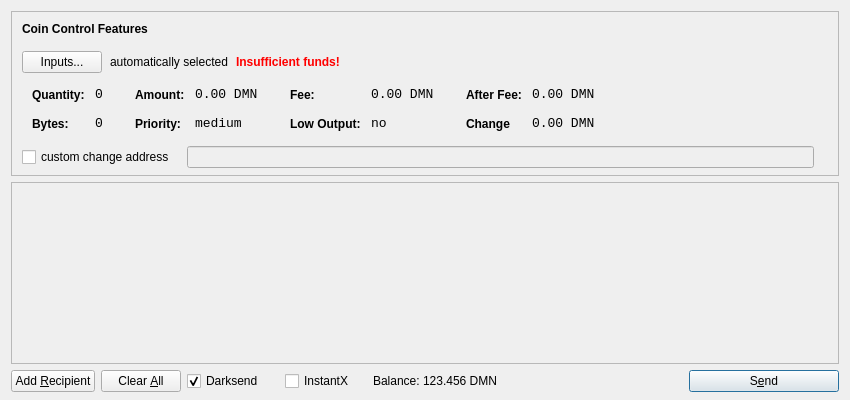
<?xml version="1.0" encoding="UTF-8"?>
<ui version="4.0">
 <class>SendCoinsDialog</class>
 <widget class="QDialog" name="SendCoinsDialog">
  <property name="geometry">
   <rect>
    <x>0</x>
    <y>0</y>
    <width>850</width>
    <height>400</height>
   </rect>
  </property>
  <property name="windowTitle">
   <string>Send Coins</string>
  </property>
  <layout class="QVBoxLayout" name="verticalLayout" stretch="0,1,0">
   <property name="bottomMargin">
    <number>8</number>
   </property>
   <item>
    <widget class="QFrame" name="frameCoinControl">
     <property name="sizePolicy">
      <sizepolicy hsizetype="Expanding" vsizetype="Expanding">
       <horstretch>0</horstretch>
       <verstretch>0</verstretch>
      </sizepolicy>
     </property>
     <property name="maximumSize">
      <size>
       <width>16777215</width>
       <height>16777215</height>
      </size>
     </property>
     <property name="frameShape">
      <enum>QFrame::StyledPanel</enum>
     </property>
     <property name="frameShadow">
      <enum>QFrame::Sunken</enum>
     </property>
     <layout class="QVBoxLayout" name="verticalLayoutCoinControl2">
      <property name="spacing">
       <number>-1</number>
      </property>
      <property name="leftMargin">
       <number>0</number>
      </property>
      <property name="topMargin">
       <number>0</number>
      </property>
      <property name="rightMargin">
       <number>0</number>
      </property>
      <property name="bottomMargin">
       <number>6</number>
      </property>
      <item>
       <layout class="QVBoxLayout" name="verticalLayoutCoinControl" stretch="0,0,0,0,1">
        <property name="spacing">
         <number>0</number>
        </property>
        <property name="leftMargin">
         <number>10</number>
        </property>
        <property name="topMargin">
         <number>10</number>
        </property>
        <item>
         <layout class="QHBoxLayout" name="horizontalLayoutCoinControl1">
          <property name="bottomMargin">
           <number>15</number>
          </property>
          <item>
           <widget class="QLabel" name="labelCoinControlFeatures">
            <property name="sizePolicy">
             <sizepolicy hsizetype="Preferred" vsizetype="Maximum">
              <horstretch>0</horstretch>
              <verstretch>0</verstretch>
             </sizepolicy>
            </property>
            <property name="font">
             <font>
              <weight>75</weight>
              <bold>true</bold>
             </font>
            </property>
            <property name="styleSheet">
             <string notr="true">font-weight:bold;</string>
            </property>
            <property name="text">
             <string>Coin Control Features</string>
            </property>
           </widget>
          </item>
         </layout>
        </item>
        <item>
         <layout class="QHBoxLayout" name="horizontalLayoutCoinControl2" stretch="0,0,0,0">
          <property name="spacing">
           <number>8</number>
          </property>
          <property name="bottomMargin">
           <number>10</number>
          </property>
          <item>
           <widget class="QPushButton" name="pushButtonCoinControl">
            <property name="styleSheet">
             <string notr="true"/>
            </property>
            <property name="text">
             <string>Inputs...</string>
            </property>
           </widget>
          </item>
          <item>
           <widget class="QLabel" name="labelCoinControlAutomaticallySelected">
            <property name="text">
             <string>automatically selected</string>
            </property>
            <property name="margin">
             <number>5</number>
            </property>
           </widget>
          </item>
          <item>
           <widget class="QLabel" name="labelCoinControlInsuffFunds">
            <property name="font">
             <font>
              <weight>75</weight>
              <bold>true</bold>
             </font>
            </property>
            <property name="styleSheet">
             <string notr="true">color:red;font-weight:bold;</string>
            </property>
            <property name="text">
             <string>Insufficient funds!</string>
            </property>
            <property name="margin">
             <number>5</number>
            </property>
           </widget>
          </item>
          <item>
           <spacer name="horizontalSpacerCoinControl">
            <property name="orientation">
             <enum>Qt::Horizontal</enum>
            </property>
            <property name="sizeHint" stdset="0">
             <size>
              <width>40</width>
              <height>1</height>
             </size>
            </property>
           </spacer>
          </item>
         </layout>
        </item>
        <item>
         <widget class="QWidget" name="widgetCoinControl" native="true">
          <property name="sizePolicy">
           <sizepolicy hsizetype="Preferred" vsizetype="Preferred">
            <horstretch>0</horstretch>
            <verstretch>0</verstretch>
           </sizepolicy>
          </property>
          <property name="minimumSize">
           <size>
            <width>0</width>
            <height>0</height>
           </size>
          </property>
          <property name="styleSheet">
           <string notr="true"/>
          </property>
          <layout class="QHBoxLayout" name="horizontalLayoutCoinControl5">
           <property name="margin">
            <number>0</number>
           </property>
           <item>
            <layout class="QHBoxLayout" name="horizontalLayoutCoinControl3" stretch="0,0,0,1">
             <property name="spacing">
              <number>20</number>
             </property>
             <property name="topMargin">
              <number>0</number>
             </property>
             <property name="bottomMargin">
              <number>10</number>
             </property>
             <item>
              <layout class="QFormLayout" name="formLayoutCoinControl1">
               <property name="horizontalSpacing">
                <number>10</number>
               </property>
               <property name="verticalSpacing">
                <number>14</number>
               </property>
               <property name="leftMargin">
                <number>10</number>
               </property>
               <property name="topMargin">
                <number>4</number>
               </property>
               <property name="rightMargin">
                <number>6</number>
               </property>
               <item row="0" column="0">
                <widget class="QLabel" name="labelCoinControlQuantityText">
                 <property name="styleSheet">
                  <string notr="true">font-weight:bold;</string>
                 </property>
                 <property name="text">
                  <string>Quantity:</string>
                 </property>
                 <property name="margin">
                  <number>0</number>
                 </property>
                </widget>
               </item>
               <item row="0" column="1">
                <widget class="QLabel" name="labelCoinControlQuantity">
                 <property name="font">
                  <font>
                   <family>Monospace</family>
                   <pointsize>10</pointsize>
                  </font>
                 </property>
                 <property name="cursor">
                  <cursorShape>IBeamCursor</cursorShape>
                 </property>
                 <property name="contextMenuPolicy">
                  <enum>Qt::ActionsContextMenu</enum>
                 </property>
                 <property name="text">
                  <string>0</string>
                 </property>
                 <property name="margin">
                  <number>0</number>
                 </property>
                 <property name="textInteractionFlags">
                  <set>Qt::LinksAccessibleByMouse|Qt::TextSelectableByKeyboard|Qt::TextSelectableByMouse</set>
                 </property>
                </widget>
               </item>
               <item row="1" column="0">
                <widget class="QLabel" name="labelCoinControlBytesText">
                 <property name="styleSheet">
                  <string notr="true">font-weight:bold;</string>
                 </property>
                 <property name="text">
                  <string>Bytes:</string>
                 </property>
                </widget>
               </item>
               <item row="1" column="1">
                <widget class="QLabel" name="labelCoinControlBytes">
                 <property name="font">
                  <font>
                   <family>Monospace</family>
                   <pointsize>10</pointsize>
                  </font>
                 </property>
                 <property name="cursor">
                  <cursorShape>IBeamCursor</cursorShape>
                 </property>
                 <property name="contextMenuPolicy">
                  <enum>Qt::ActionsContextMenu</enum>
                 </property>
                 <property name="text">
                  <string>0</string>
                 </property>
                 <property name="textInteractionFlags">
                  <set>Qt::LinksAccessibleByMouse|Qt::TextSelectableByKeyboard|Qt::TextSelectableByMouse</set>
                 </property>
                </widget>
               </item>
              </layout>
             </item>
             <item>
              <layout class="QFormLayout" name="formLayoutCoinControl2">
               <property name="horizontalSpacing">
                <number>10</number>
               </property>
               <property name="verticalSpacing">
                <number>14</number>
               </property>
               <property name="leftMargin">
                <number>6</number>
               </property>
               <property name="topMargin">
                <number>4</number>
               </property>
               <property name="rightMargin">
                <number>6</number>
               </property>
               <item row="0" column="0">
                <widget class="QLabel" name="labelCoinControlAmountText">
                 <property name="styleSheet">
                  <string notr="true">font-weight:bold;</string>
                 </property>
                 <property name="text">
                  <string>Amount:</string>
                 </property>
                 <property name="margin">
                  <number>0</number>
                 </property>
                </widget>
               </item>
               <item row="0" column="1">
                <widget class="QLabel" name="labelCoinControlAmount">
                 <property name="font">
                  <font>
                   <family>Monospace</family>
                   <pointsize>10</pointsize>
                  </font>
                 </property>
                 <property name="cursor">
                  <cursorShape>IBeamCursor</cursorShape>
                 </property>
                 <property name="contextMenuPolicy">
                  <enum>Qt::ActionsContextMenu</enum>
                 </property>
                 <property name="text">
                  <string>0.00 DMN</string>
                 </property>
                 <property name="textInteractionFlags">
                  <set>Qt::LinksAccessibleByMouse|Qt::TextSelectableByKeyboard|Qt::TextSelectableByMouse</set>
                 </property>
                </widget>
               </item>
               <item row="1" column="0">
                <widget class="QLabel" name="labelCoinControlPriorityText">
                 <property name="styleSheet">
                  <string notr="true">font-weight:bold;</string>
                 </property>
                 <property name="text">
                  <string>Priority:</string>
                 </property>
                </widget>
               </item>
               <item row="1" column="1">
                <widget class="QLabel" name="labelCoinControlPriority">
                 <property name="font">
                  <font>
                   <family>Monospace</family>
                   <pointsize>10</pointsize>
                  </font>
                 </property>
                 <property name="cursor">
                  <cursorShape>IBeamCursor</cursorShape>
                 </property>
                 <property name="contextMenuPolicy">
                  <enum>Qt::ActionsContextMenu</enum>
                 </property>
                 <property name="text">
                  <string>medium</string>
                 </property>
                 <property name="textInteractionFlags">
                  <set>Qt::LinksAccessibleByMouse|Qt::TextSelectableByKeyboard|Qt::TextSelectableByMouse</set>
                 </property>
                </widget>
               </item>
              </layout>
             </item>
             <item>
              <layout class="QFormLayout" name="formLayoutCoinControl3">
               <property name="horizontalSpacing">
                <number>10</number>
               </property>
               <property name="verticalSpacing">
                <number>14</number>
               </property>
               <property name="leftMargin">
                <number>6</number>
               </property>
               <property name="topMargin">
                <number>4</number>
               </property>
               <property name="rightMargin">
                <number>6</number>
               </property>
               <item row="0" column="0">
                <widget class="QLabel" name="labelCoinControlFeeText">
                 <property name="styleSheet">
                  <string notr="true">font-weight:bold;</string>
                 </property>
                 <property name="text">
                  <string>Fee:</string>
                 </property>
                 <property name="margin">
                  <number>0</number>
                 </property>
                </widget>
               </item>
               <item row="0" column="1">
                <widget class="QLabel" name="labelCoinControlFee">
                 <property name="font">
                  <font>
                   <family>Monospace</family>
                   <pointsize>10</pointsize>
                  </font>
                 </property>
                 <property name="cursor">
                  <cursorShape>IBeamCursor</cursorShape>
                 </property>
                 <property name="contextMenuPolicy">
                  <enum>Qt::ActionsContextMenu</enum>
                 </property>
                 <property name="text">
                  <string>0.00 DMN</string>
                 </property>
                 <property name="textInteractionFlags">
                  <set>Qt::LinksAccessibleByMouse|Qt::TextSelectableByKeyboard|Qt::TextSelectableByMouse</set>
                 </property>
                </widget>
               </item>
               <item row="1" column="0">
                <widget class="QLabel" name="labelCoinControlLowOutputText">
                 <property name="styleSheet">
                  <string notr="true">font-weight:bold;</string>
                 </property>
                 <property name="text">
                  <string>Low Output:</string>
                 </property>
                </widget>
               </item>
               <item row="1" column="1">
                <widget class="QLabel" name="labelCoinControlLowOutput">
                 <property name="font">
                  <font>
                   <family>Monospace</family>
                   <pointsize>10</pointsize>
                  </font>
                 </property>
                 <property name="cursor">
                  <cursorShape>IBeamCursor</cursorShape>
                 </property>
                 <property name="contextMenuPolicy">
                  <enum>Qt::ActionsContextMenu</enum>
                 </property>
                 <property name="text">
                  <string>no</string>
                 </property>
                 <property name="textInteractionFlags">
                  <set>Qt::LinksAccessibleByMouse|Qt::TextSelectableByKeyboard|Qt::TextSelectableByMouse</set>
                 </property>
                </widget>
               </item>
              </layout>
             </item>
             <item>
              <layout class="QFormLayout" name="formLayoutCoinControl4">
               <property name="horizontalSpacing">
                <number>10</number>
               </property>
               <property name="verticalSpacing">
                <number>14</number>
               </property>
               <property name="leftMargin">
                <number>6</number>
               </property>
               <property name="topMargin">
                <number>4</number>
               </property>
               <property name="rightMargin">
                <number>6</number>
               </property>
               <item row="0" column="0">
                <widget class="QLabel" name="labelCoinControlAfterFeeText">
                 <property name="styleSheet">
                  <string notr="true">font-weight:bold;</string>
                 </property>
                 <property name="text">
                  <string>After Fee:</string>
                 </property>
                 <property name="margin">
                  <number>0</number>
                 </property>
                </widget>
               </item>
               <item row="0" column="1">
                <widget class="QLabel" name="labelCoinControlAfterFee">
                 <property name="font">
                  <font>
                   <family>Monospace</family>
                   <pointsize>10</pointsize>
                  </font>
                 </property>
                 <property name="cursor">
                  <cursorShape>IBeamCursor</cursorShape>
                 </property>
                 <property name="contextMenuPolicy">
                  <enum>Qt::ActionsContextMenu</enum>
                 </property>
                 <property name="text">
                  <string>0.00 DMN</string>
                 </property>
                 <property name="textInteractionFlags">
                  <set>Qt::LinksAccessibleByMouse|Qt::TextSelectableByKeyboard|Qt::TextSelectableByMouse</set>
                 </property>
                </widget>
               </item>
               <item row="1" column="0">
                <widget class="QLabel" name="labelCoinControlChangeText">
                 <property name="styleSheet">
                  <string notr="true">font-weight:bold;</string>
                 </property>
                 <property name="text">
                  <string>Change</string>
                 </property>
                </widget>
               </item>
               <item row="1" column="1">
                <widget class="QLabel" name="labelCoinControlChange">
                 <property name="font">
                  <font>
                   <family>Monospace</family>
                   <pointsize>10</pointsize>
                  </font>
                 </property>
                 <property name="cursor">
                  <cursorShape>IBeamCursor</cursorShape>
                 </property>
                 <property name="contextMenuPolicy">
                  <enum>Qt::ActionsContextMenu</enum>
                 </property>
                 <property name="text">
                  <string>0.00 DMN</string>
                 </property>
                 <property name="textInteractionFlags">
                  <set>Qt::LinksAccessibleByMouse|Qt::TextSelectableByKeyboard|Qt::TextSelectableByMouse</set>
                 </property>
                </widget>
               </item>
              </layout>
             </item>
            </layout>
           </item>
          </layout>
         </widget>
        </item>
        <item>
         <layout class="QHBoxLayout" name="horizontalLayoutCoinControl4" stretch="0,0,0">
          <property name="spacing">
           <number>12</number>
          </property>
          <property name="sizeConstraint">
           <enum>QLayout::SetDefaultConstraint</enum>
          </property>
          <property name="topMargin">
           <number>5</number>
          </property>
          <property name="rightMargin">
           <number>5</number>
          </property>
          <item>
           <widget class="QCheckBox" name="checkBoxCoinControlChange">
            <property name="text">
             <string>custom change address</string>
            </property>
           </widget>
          </item>
          <item>
           <widget class="QLineEdit" name="lineEditCoinControlChange">
            <property name="enabled">
             <bool>false</bool>
            </property>
            <property name="sizePolicy">
             <sizepolicy hsizetype="Expanding" vsizetype="Fixed">
              <horstretch>0</horstretch>
              <verstretch>0</verstretch>
             </sizepolicy>
            </property>
           </widget>
          </item>
          <item>
           <widget class="QLabel" name="labelCoinControlChangeLabel">
            <property name="sizePolicy">
             <sizepolicy hsizetype="Preferred" vsizetype="Expanding">
              <horstretch>0</horstretch>
              <verstretch>0</verstretch>
             </sizepolicy>
            </property>
            <property name="minimumSize">
             <size>
              <width>0</width>
              <height>0</height>
             </size>
            </property>
            <property name="text">
             <string/>
            </property>
            <property name="margin">
             <number>3</number>
            </property>
           </widget>
          </item>
         </layout>
        </item>
        <item>
         <spacer name="verticalSpacerCoinControl">
          <property name="orientation">
           <enum>Qt::Vertical</enum>
          </property>
          <property name="sizeHint" stdset="0">
           <size>
            <width>800</width>
            <height>1</height>
           </size>
          </property>
         </spacer>
        </item>
       </layout>
      </item>
     </layout>
    </widget>
   </item>
   <item>
    <widget class="QScrollArea" name="scrollArea">
     <property name="widgetResizable">
      <bool>true</bool>
     </property>
     <widget class="QWidget" name="scrollAreaWidgetContents">
      <property name="geometry">
       <rect>
        <x>0</x>
        <y>0</y>
        <width>830</width>
        <height>165</height>
       </rect>
      </property>
      <layout class="QVBoxLayout" name="verticalLayout_2">
       <property name="margin">
        <number>0</number>
       </property>
       <item>
        <layout class="QVBoxLayout" name="entries">
         <property name="spacing">
          <number>6</number>
         </property>
        </layout>
       </item>
       <item>
        <spacer name="verticalSpacer">
         <property name="orientation">
          <enum>Qt::Vertical</enum>
         </property>
         <property name="sizeHint" stdset="0">
          <size>
           <width>20</width>
           <height>40</height>
          </size>
         </property>
        </spacer>
       </item>
      </layout>
     </widget>
    </widget>
   </item>
   <item>
    <layout class="QHBoxLayout" name="horizontalLayout">
     <item>
      <widget class="QPushButton" name="addButton">
       <property name="toolTip">
        <string>Send to multiple recipients at once</string>
       </property>
       <property name="text">
        <string>Add &amp;Recipient</string>
       </property>
       <property name="autoDefault">
        <bool>false</bool>
       </property>
      </widget>
     </item>
     <item>
      <widget class="QPushButton" name="clearButton">
       <property name="sizePolicy">
        <sizepolicy hsizetype="Minimum" vsizetype="Fixed">
         <horstretch>0</horstretch>
         <verstretch>0</verstretch>
        </sizepolicy>
       </property>
       <property name="toolTip">
        <string>Remove all transaction fields</string>
       </property>
       <property name="text">
        <string>Clear &amp;All</string>
       </property>
       <property name="autoRepeatDelay">
        <number>300</number>
       </property>
       <property name="autoDefault">
        <bool>false</bool>
       </property>
      </widget>
     </item>
     <item>
      <layout class="QHBoxLayout" name="horizontalLayout_2">
       <property name="spacing">
        <number>3</number>
       </property>
        <item>
        <widget class="QCheckBox" name="checkUseDarksend">
         <property name="minimumSize">
          <size>
           <width>95</width>
           <height>0</height>
          </size>
         </property>
         <property name="text">
          <string>Darksend</string>
         </property>
         <property name="checked">
          <bool>true</bool>
         </property>
        </widget>
       </item>
       <item>
        <widget class="QCheckBox" name="checkInstantX">
         <property name="enabled">
          <bool>true</bool>
         </property>
         <property name="minimumSize">
          <size>
           <width>85</width>
           <height>0</height>
          </size>
         </property>
         <property name="text">
          <string>InstantX</string>
         </property>
        </widget>
       </item>
       <item>
        <widget class="QLabel" name="label">
         <property name="sizePolicy">
          <sizepolicy hsizetype="Preferred" vsizetype="Fixed">
           <horstretch>0</horstretch>
           <verstretch>0</verstretch>
          </sizepolicy>
         </property>
         <property name="text">
          <string>Balance:</string>
         </property>
        </widget>
       </item>
       <item>
        <widget class="QLabel" name="labelBalance">
         <property name="sizePolicy">
          <sizepolicy hsizetype="Preferred" vsizetype="Fixed">
           <horstretch>0</horstretch>
           <verstretch>0</verstretch>
          </sizepolicy>
         </property>
         <property name="cursor">
          <cursorShape>IBeamCursor</cursorShape>
         </property>
         <property name="text">
          <string>123.456 DMN</string>
         </property>
         <property name="textInteractionFlags">
          <set>Qt::LinksAccessibleByMouse|Qt::TextSelectableByKeyboard|Qt::TextSelectableByMouse</set>
         </property>
        </widget>
       </item>
      </layout>
     </item>
     <item>
      <spacer name="horizontalSpacer">
       <property name="orientation">
        <enum>Qt::Horizontal</enum>
       </property>
       <property name="sizeHint" stdset="0">
        <size>
         <width>40</width>
         <height>20</height>
        </size>
       </property>
      </spacer>
     </item>
     <item>
      <widget class="QPushButton" name="sendButton">
       <property name="minimumSize">
        <size>
         <width>150</width>
         <height>0</height>
        </size>
       </property>
       <property name="toolTip">
        <string>Confirm the send action</string>
       </property>
       <property name="text">
        <string>S&amp;end</string>
       </property>
       <property name="icon">
        <iconset resource="../bitcoin.qrc">
         <normaloff>:/icons/send</normaloff>:/icons/send</iconset>
       </property>
       <property name="default">
        <bool>true</bool>
       </property>
      </widget>
     </item>
    </layout>
   </item>
  </layout>
 </widget>
 <resources>
  <include location="../bitcoin.qrc"/>
 </resources>
 <connections/>
</ui>
